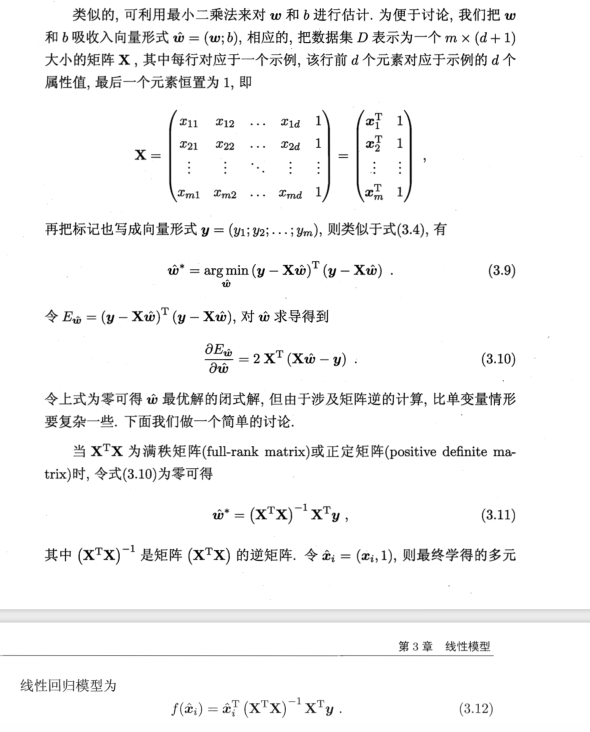
#> input picture jupyter/img/1.png, 1180 x 1464 px (shown at 1/2 size)
$ python img2acsii.py jupyter/img/1.png   (older library calls are emulated)
#> lines starting #> are read from the running program, lines starting #| are printed output that depends on the picture
from PIL import Image, ImageDraw, ImageFont
import argparse
import matplotlib.pyplot as plt

'''
把图片转化为acsii字符
'''


# 将256灰度映射到字符集上
def get_char(r, g, b, alpha=256):
    if alpha == 0:
        return ' '
    # 字符库
    ascii_char = list("   ...',;:clodxkO0KXNWMMMM")
    # ascii_char=list("##XXxxx+++===---;;,,...  ")
    # ascii_char=list(' .:-=+*#%@')
    gray = int((19595 * r + 38469 * g + 7472 * b) >> 16)
    length = len(ascii_char)
    unit = (256.0 + 1) / length
    return ascii_char[int(gray / unit)]


# 使用plt 显示图片
def show_img(img):
    plt.figure("Test")
    plt.title('Test image')
    plt.axis('off')  # 不显示坐标轴
    plt.imshow(img)
    plt.show()


# 输出到图像
def print_img(txt):
    # 计算ascii图事迹大小
    img_new = Image.new('RGB', (0, 0), (0, 0, 0))
    width, height = ImageDraw.Draw(img_new).textsize(txt)

    img_new = Image.new('RGB', (width, height), (0, 0, 0))
    d = ImageDraw.Draw(img_new)
    d.text((0, 0), txt, fill=(255, 255, 255))
    show_img(img_new)


if __name__ == '__main__':
    # 命令行输入参数处理
    parser = argparse.ArgumentParser()
    parser.add_argument('file')  # 输入文件
    parser.add_argument('-o', '--output')  # 输出文件
    parser.add_argument('-w', '--wight', type=int, default=80)  # 输出字符画宽
    parser.add_argument('-height', '--height', type=int, default=0)  # 输出字符画高

    # 获取参数
    args = parser.parse_args()
    IMG = args.file
    WIDTH = args.wight
    HEIGHT = args.height
    OUTPUT = args.output

    # 打开图片
    img = Image.open(IMG)
#> img is the input picture: PIL image 1180x1464 RGBA; mean R, G, B, A 245, 245, 245, 255

    # 压缩,调整图像比例
    w, h = img.size
#> w = 1180; h = 1464
    h_ = 0
    if HEIGHT == 0:
        h_ = int(((WIDTH * h) / w) * 0.40)
#> h_ = 39
    else:
        h_ = HEIGHT
    img = img.resize((WIDTH, h_), Image.NEAREST)
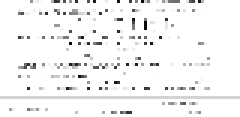
#> img: PIL image 80x39 RGBA (shown 3 times larger); mean R, G, B, A 244.1, 244.1, 244.1, 255

    # 转化为真彩色(加透明度)
    rgba_img = img.convert('RGBA')

    txt = ""

    for i in range(img.size[1]):
        for j in range(img.size[0]):
            # txt += '\033[34m' + get_char(*rgba_img.getpixel((j, i))) + '\033[0m' # 蓝色字符
            txt += get_char(*rgba_img.getpixel((j, i)))
        txt += '\n'

    # print(txt)

    # 字符画输出到文件
    if OUTPUT:
        with open(OUTPUT, 'w') as f:
            f.write(txt)

    # 输出到图像
    print_img(txt)
#> in print_img, `img_new = Image.new('RGB', (width, height), (0, 0, 0))`: img_new: PIL image 800x546 RGB; every value is 0
#> in show_img, `plt.show()`:
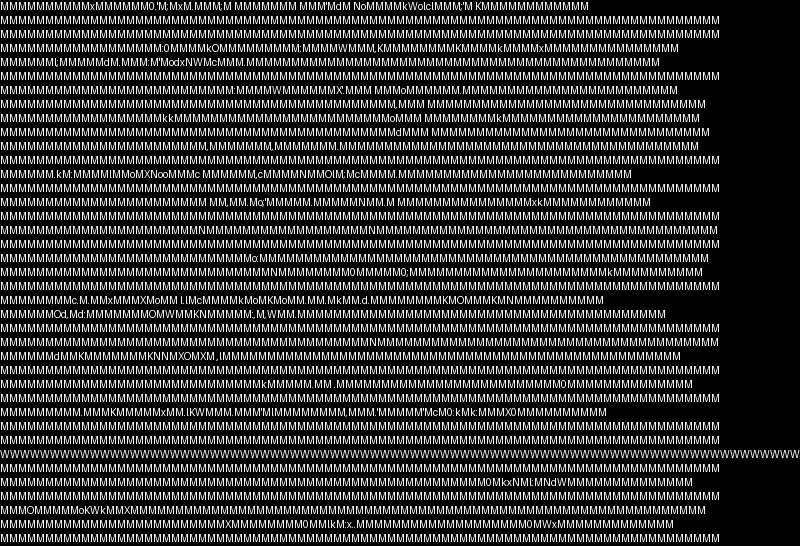
#> shown: shape (546, 800, 3); min 0, max 254, mean 47.8

$ run again, on jupyter/img/12.png
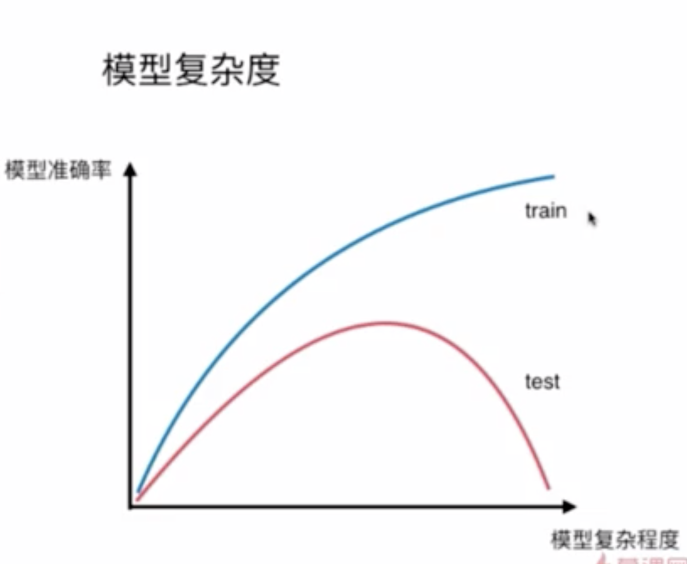
#> input picture jupyter/img/12.png, 1374 x 1128 px (shown at 1/2 size)
#> img is the input picture: PIL image 1374x1128 RGBA; mean R, G, B, A 248, 247.8, 249.1, 255
#> `img = img.resize((WIDTH, h_), Image.NEAREST)`:
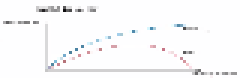
#> img: PIL image 80x26 RGBA (shown 3 times larger); mean R, G, B, A 248.1, 248, 249.3, 255
#> img_new: PIL image 759x364 RGB; every value is 0
#> in show_img, `plt.show()`:
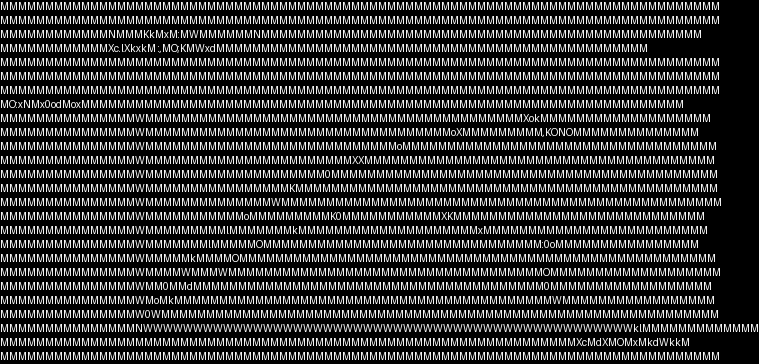
#> shown: shape (364, 759, 3); min 0, max 254, mean 51.5
